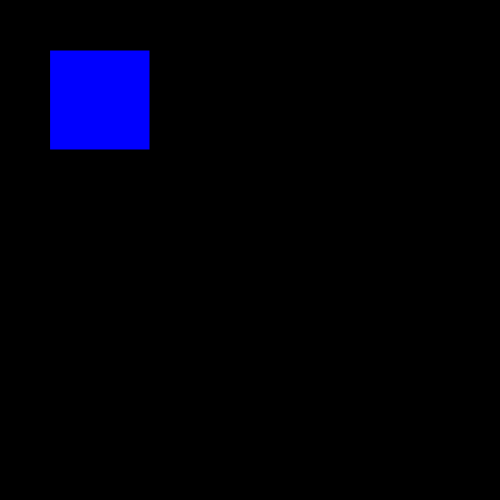
Frame 1 (no input)
Frame 60 (no input): identical to frame 1, image omitted
Frame 120 (the mouse pressed at the canvas centre since frame 60): blank canvas, image omitted

The p5.js sketch that drew this single still picture (run headless with seeded random() and noise() and a simulated clock; from frame 60 on, the mouse is pressed at the canvas centre):

// p5.js sketch
// ── sketch.js
/*
Object with function
Created by Mohammed Younus
*/
var circle = {
	x: 400,
	y: 100,
	diam: 100,
	r: 255,
	g: 0,
	b: 0
}

var rectangle = {
	x: 50,
	y: 50,
	diam: 100,
	r: 0,
	g: 0,
	b: 255
}

var colorchange = function(){
  if (mouseIsPressed) {
      background(random(255, 255, 255));
    }
}

function setup() { 
  createCanvas(500, 500);
} 

function draw() { 
  background(0);
  fill(circle.r, circle.g, circle.b);
  ellipse(circle.x, circle.y, circle.diam, circle.diam);
  
  fill(rectangle.r, rectangle.g, rectangle.b);
  rect(rectangle.x, rectangle.y, rectangle.diam, rectangle.diam);
  colorchange();
}
